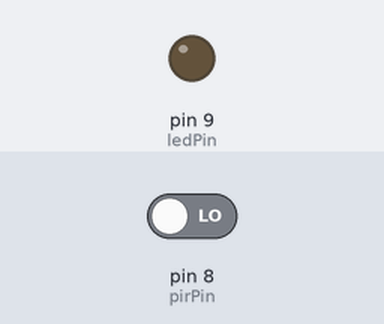
Simulated run of this sketch. Board: Arduino Uno, built with avr-gcc and run on an emulated ATmega328P. Shown: output pins drawn as LEDs (lit = HIGH). The inputs (shaded band) are chosen by the test bench; at power-on: pin 8 (pirPin) LOW.

Above: at 1.2 s.
1.3 s: pin 8 (pirPin) driven HIGH
At 2.4 s:
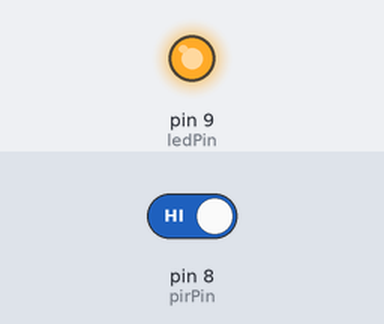
2.8 s: pin 8 (pirPin) driven LOW
At 3.6 s:
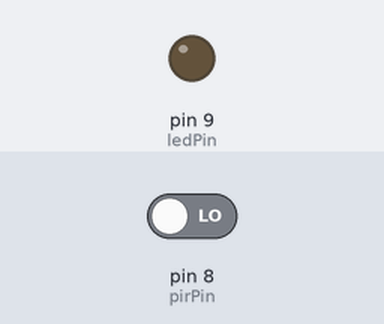
Timing chart, 0 to 5.8 s (numbered marks = the images above; inputs shaded):
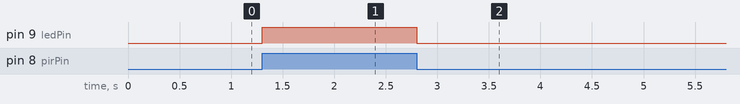

The sketch:

HC-SR501_HAreketSensor_Led.ino
```cpp
int pirPin = 8;
int ledPin = 9;
int hareket;
void setup() {
  // put your setup code here, to run once:
  pinMode(pirPin, INPUT);
  pinMode(ledPin, OUTPUT);

}

void loop() {
  // put your main code here, to run repeatedly:
  hareket = digitalRead(pirPin);
  if (hareket == HIGH)
  {
    digitalWrite(ledPin, HIGH);
  }
  else
  {
    digitalWrite(ledPin, LOW);
  }

}
```

Measured:
- after the input at 1.3 s, pin 9 (ledPin): LOW → HIGH at once
- after the input at 2.8 s, pin 9 (ledPin): HIGH → LOW at once
